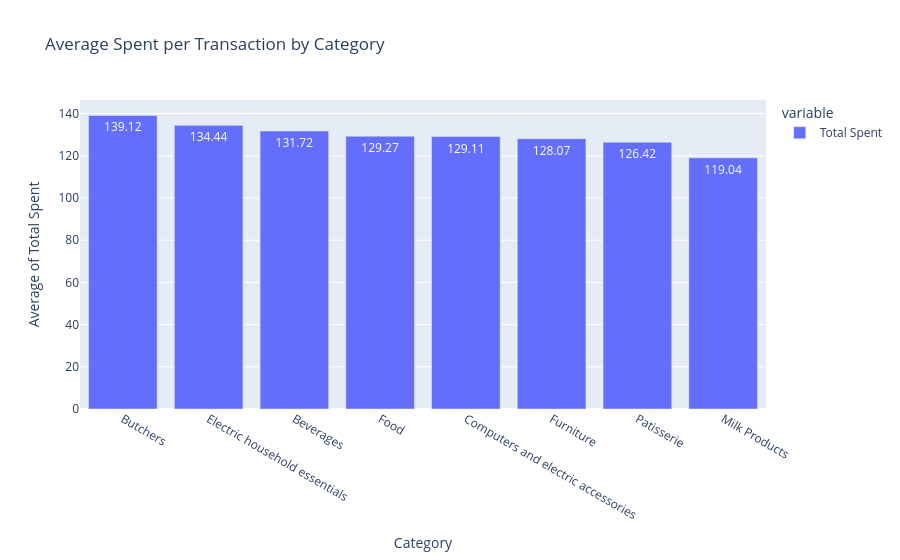

The code cell stored with this chart in its notebook:
### Code cell
# Q. What is the average amount spent per transaction in each category?
"""
Insight...
Butchers has the highest average spending per transaction, while Milk Products has the lowest, with relatively close averages across categories.
"""

category_avg_spent = (
    df.groupby("Category")["Total Spent"].mean().sort_values(ascending=False)
)
fig = px.bar(
    category_avg_spent,
    title="Average Spent per Transaction by Category",
    labels={"value": "Average of Total Spent"},
    text=category_avg_spent.values.round(2),
)

fig.show()

### Figure 1 — Plotly figure (JSON) as saved in the notebook; plotly's stock layout.template omitted (floating-point values rounded to 4 significant figures)
{"data": [{"hovertemplate": "variable=Total Spent<br>Category=%{x}<br>Average of Total Spent=%{y}<br>text=%{text}<extra></extra>", "legendgroup": "Total Spent", "marker": {"color": "#636efa", "pattern": {"shape": ""}}, "name": "Total Spent", "orientation": "v", "showlegend": true, "text": [139.1, 134.4, 131.7, 129.3, 129.1, 128.1, 126.4, 119.0], "textposition": "auto", "type": "bar", "x": ["Butchers", "Electric household essentials", "Beverages", "Food", "Computers and electric accessories", "Furniture", "Patisserie", "Milk Products"], "xaxis": "x", "y": [139.1, 134.4, 131.7, 129.3, 129.1, 128.1, 126.4, 119.0], "yaxis": "y"}], "layout": {"barmode": "relative", "legend": {"title": {"text": "variable"}, "tracegroupgap": 0}, "title": {"text": "Average Spent per Transaction by Category"}, "xaxis": {"anchor": "y", "domain": [0, 1], "title": {"text": "Category"}}, "yaxis": {"anchor": "x", "domain": [0, 1], "title": {"text": "Average of Total Spent"}}}}
